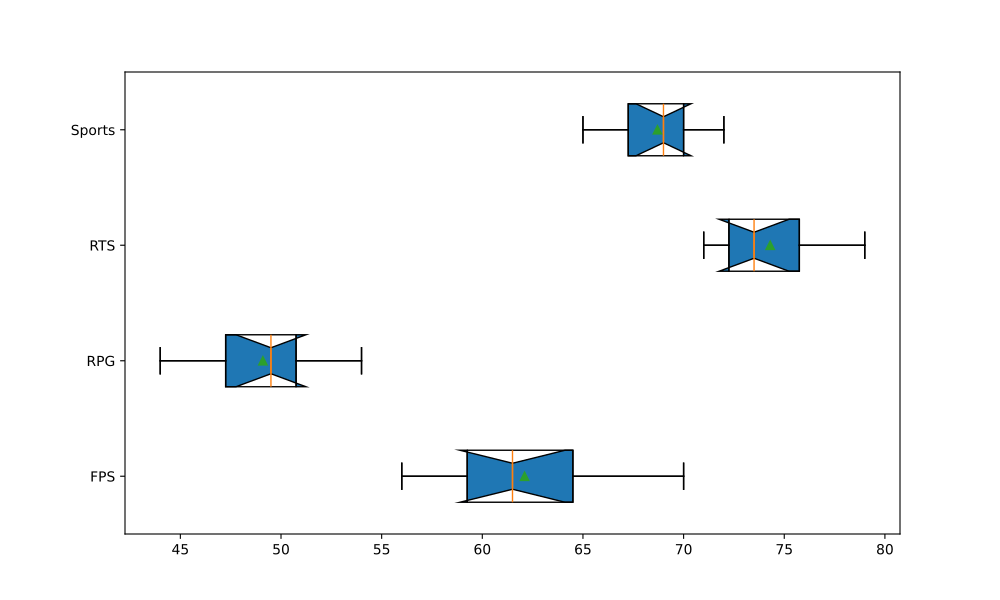

Recreate this plot in Python.
import matplotlib.pyplot as plt
import matplotlib.patches as mpatches
import numpy as np

genres = ['FPS', 'RPG', 'RTS', 'Sports']

fps_data = [
    [58, 61, 59, 62, 70, 65, 56, 60, 63, 67],
    [44, 50, 47, 51, 49, 54, 45, 48, 53, 50],
    [72, 75, 73, 72, 76, 73, 78, 71, 79, 74],
    [66, 69, 71, 67, 65, 69, 70, 68, 72, 70]
]

fig, ax = plt.subplots(figsize=(10, 6))

ax.boxplot(fps_data, vert=False, patch_artist=True, notch=True, showmeans=True)

colors = ['#FF6347', '#4682B4', '#32CD32', '#B8860B']
for patch, color in zip(ax.boxplot(fps_data, vert=False)['boxes'], colors):
    patch = mpatches.PathPatch(patch.get_path(), color=color)
    patch.set_facecolor(color)

ax.set_yticks(np.arange(1, len(genres) + 1))
ax.set_yticklabels(genres, fontsize=10)

plt.show()
